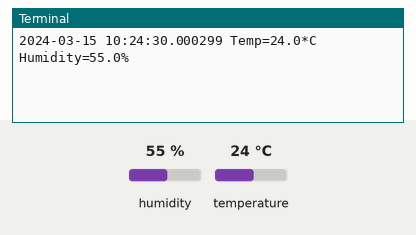
This program was run on a simulated Raspberry Pi (BCM pin numbers). Parts: the last lines printed to the terminal. Inputs (shaded band) come from the test bench; at power-on: humidity 55 %, temperature 24 °C. The clock reads 2024-03-15 10:24:30 at power-on unless the program sets it.

Above: at 1.2 s.
1.3 s: humidity set to 22 %
At 7.3 s:
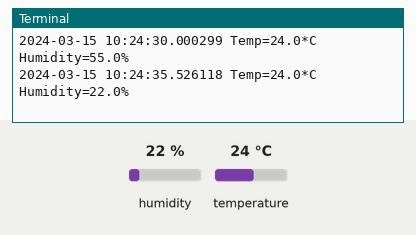
7.7 s: temperature set to 12 °C
At 12.5 s:
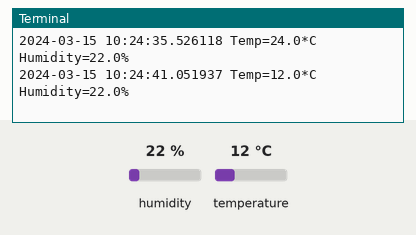
14.1 s: humidity set to 40 %
At 17.6 s:
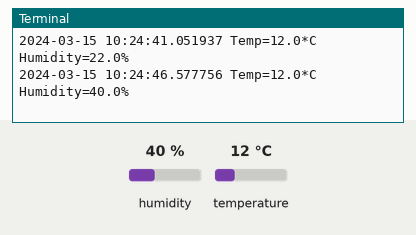
Timing chart, 0 to 19.1 s (numbered marks = the images above; inputs shaded):
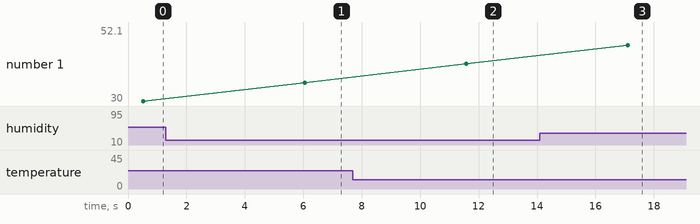

The program:

temp.py
```python
#!/usr/bin/python
import datetime
import time

import Adafruit_DHT

# Sensor should be set to Adafruit_DHT.DHT11,
# Adafruit_DHT.DHT22, or Adafruit_DHT.AM2302.
#sensor = Adafruit_DHT.DHT22
sensor = Adafruit_DHT.DHT11

# Example using a Beaglebone Black with DHT sensor
# connected to pin P8_11.
#pin = 'P8_11'

# Example using a Raspberry Pi with DHT sensor
# connected to GPIO23.
#pin = 23
pin = 4

while True:
    now = datetime.datetime.now()

    # Try to grab a sensor reading.  Use the read_retry method which will retry up
    # to 15 times to get a sensor reading (waiting 2 seconds between each retry).
    humidity, temperature = Adafruit_DHT.read_retry(sensor, pin)

    # Note that sometimes you won't get a reading and
    # the results will be null (because Linux can't
    # guarantee the timing of calls to read the sensor).
    # If this happens try again!
    if humidity is not None and temperature is not None:
        print('{} Temp={:0.1f}*C  Humidity={:0.1f}%'.format(now, temperature, humidity))
    else:
        print('Failed to get reading. Try again!')
    time.sleep(5)
```

Measured:
- after the input at 1.3 s, the terminal: prints a new line after 4.8 s (image 1)
- after the input at 7.7 s, the terminal: prints a new line after 3.9 s (image 2)
- after the input at 14.1 s, the terminal: prints a new line after 3.0 s (image 3)
